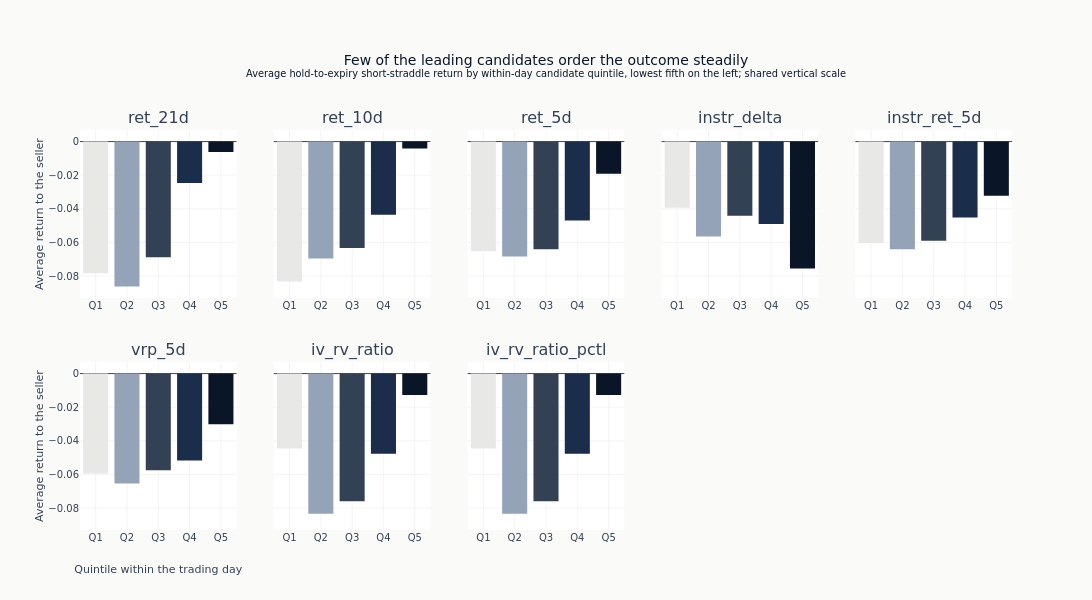

Notebook source saved alongside this figure:
### Markdown cell above
One panel per candidate, all on the same vertical scale so that a shallow profile
cannot be rescaled into a steep-looking one. Every candidate the diagnostic scored is
drawn rather than a selection of them, so the count above can be checked against the
chart. The bars darken from the lowest group to the highest, which orders the groups and
says nothing about which end is preferable.

The label is written from the seller's side throughout - `02_labels` defines it as the
premium collected less what the position costs to close, over the premium collected - so
a positive value is a profitable short straddle and a higher average is the better
outcome. Nearly every group here averages negative, which is the sample rather than the
convention: these two validation periods contain the volatility of early 2020.

### Code cell
if quantile_spreads:
    feats_to_show = list(quantile_spreads.keys())
    n_show = len(feats_to_show)
    n_cols = min(5, n_show)
    n_rows_fig = (n_show + n_cols - 1) // n_cols
    quintile_shades = [
        COLORS["silver_muted"],
        COLORS["recede"],
        COLORS["neutral"],
        COLORS["slate"],
        COLORS["blue"],
    ]
    # One vertical scale across the panels, so a shallow profile is not rescaled into a
    # steep-looking one, and it always includes zero, because a bar read against any
    # other baseline is a bar whose length means nothing.
    q_low = min(0.0, min(min(q["q_means"]) for q in quantile_spreads.values()))
    q_high = max(0.0, max(max(q["q_means"]) for q in quantile_spreads.values()))
    q_pad = 0.08 * (q_high - q_low or 1.0)

    fig = make_subplots(
        rows=n_rows_fig,
        cols=n_cols,
        subplot_titles=feats_to_show,
        shared_yaxes=True,
        vertical_spacing=0.16,
    )
    for idx, feat in enumerate(feats_to_show):
        r, c = divmod(idx, n_cols)
        q_means = quantile_spreads[feat]["q_means"]
        fig.add_trace(
            go.Bar(
                x=[f"Q{i + 1}" for i in range(len(q_means))],
                y=q_means,
                marker_color=quintile_shades[: len(q_means)],
                showlegend=False,
            ),
            row=r + 1,
            col=c + 1,
        )
    fig.update_layout(
        template="ml4t",
        height=300 * n_rows_fig,
        width=1150,
        title={
            "text": (
                "Few of the leading candidates order the outcome steadily"
                "<br><sup>Average hold-to-expiry short-straddle return by within-day candidate "
                "quintile, lowest fifth on the left; shared vertical scale</sup>"
            )
        },
        margin=dict(t=130, b=70),
    )
    fig.update_yaxes(range=[q_low - q_pad, q_high + q_pad])
    fig.update_xaxes(title_text="Quintile within the trading day", row=n_rows_fig, col=1)
    for row in range(1, n_rows_fig + 1):
        fig.update_yaxes(title_text="Average return to the seller", row=row, col=1)
    show_plotly_with_alt(
        fig,
        "Grid of small bar charts, one per leading candidate, each showing the average "
        "hold-to-expiry short-straddle return by within-day candidate quintile from Q1 on the "
        "left to Q5 on the right, on a shared vertical scale where every bar is negative. Only "
        "ret_10d orders the outcome without a reversal, rising from about -0.098 at Q1 to about "
        "-0.016 at Q5; ret_21d has the same shape but its first two bars are level, at about "
        "-0.095. instr_delta runs the other way, least negative at Q1 and most negative at Q5, "
        "but not steadily. The other seven reverse somewhere in the interior: ret_5d, "
        "instr_ret_5d, iv_rv_ratio and iv_rv_ratio_pctl are most negative at Q2, iv_mom_10d at "
        "Q3, and vrp_mom_10d and vrp_mom_5d at Q4, so their quintile ordering does not carry "
        "through.",
    )

### Figure 1 — Plotly figure (JSON) as saved in the notebook; plotly's stock layout.template omitted (floating-point values rounded to 4 significant figures)
{"data": [{"marker": {"color": ["#e8e8e6", "#94a3b8", "#334155", "#1a2d4a", "#0a1628"]}, "showlegend": false, "type": "bar", "x": ["Q1", "Q2", "Q3", "Q4", "Q5"], "xaxis": "x", "y": [-0.07832, -0.08618, -0.06881, -0.02464, -0.00625], "yaxis": "y"}, {"marker": {"color": ["#e8e8e6", "#94a3b8", "#334155", "#1a2d4a", "#0a1628"]}, "showlegend": false, "type": "bar", "x": ["Q1", "Q2", "Q3", "Q4", "Q5"], "xaxis": "x2", "y": [-0.08323, -0.06955, -0.06328, -0.04352, -0.004127], "yaxis": "y2"}, {"marker": {"color": ["#e8e8e6", "#94a3b8", "#334155", "#1a2d4a", "#0a1628"]}, "showlegend": false, "type": "bar", "x": ["Q1", "Q2", "Q3", "Q4", "Q5"], "xaxis": "x3", "y": [-0.06532, -0.06837, -0.064, -0.04696, -0.0192], "yaxis": "y3"}, {"marker": {"color": ["#e8e8e6", "#94a3b8", "#334155", "#1a2d4a", "#0a1628"]}, "showlegend": false, "type": "bar", "x": ["Q1", "Q2", "Q3", "Q4", "Q5"], "xaxis": "x4", "y": [-0.03944, -0.0565, -0.0442, -0.04903, -0.0755], "yaxis": "y4"}, {"marker": {"color": ["#e8e8e6", "#94a3b8", "#334155", "#1a2d4a", "#0a1628"]}, "showlegend": false, "type": "bar", "x": ["Q1", "Q2", "Q3", "Q4", "Q5"], "xaxis": "x5", "y": [-0.06037, -0.06406, -0.05899, -0.04512, -0.03219], "yaxis": "y5"}, {"marker": {"color": ["#e8e8e6", "#94a3b8", "#334155", "#1a2d4a", "#0a1628"]}, "showlegend": false, "type": "bar", "x": ["Q1", "Q2", "Q3", "Q4", "Q5"], "xaxis": "x6", "y": [-0.05951, -0.06541, -0.05758, -0.05164, -0.03017], "yaxis": "y6"}, {"marker": {"color": ["#e8e8e6", "#94a3b8", "#334155", "#1a2d4a", "#0a1628"]}, "showlegend": false, "type": "bar", "x": ["Q1", "Q2", "Q3", "Q4", "Q5"], "xaxis": "x7", "y": [-0.04457, -0.0834, -0.07592, -0.04769, -0.01282], "yaxis": "y7"}, {"marker": {"color": ["#e8e8e6", "#94a3b8", "#334155", "#1a2d4a", "#0a1628"]}, "showlegend": false, "type": "bar", "x": ["Q1", "Q2", "Q3", "Q4", "Q5"], "xaxis": "x8", "y": [-0.04457, -0.0834, -0.07592, -0.04769, -0.01282], "yaxis": "y8"}], "layout": {"annotations": [{"font": {"size": 16}, "showarrow": false, "text": "ret_21d", "x": 0.084, "xanchor": "center", "xref": "paper", "y": 1.0, "yanchor": "bottom", "yref": "paper"}, {"font": {"size": 16}, "showarrow": false, "text": "ret_10d", "x": 0.292, "xanchor": "center", "xref": "paper", "y": 1.0, "yanchor": "bottom", "yref": "paper"}, {"font": {"size": 16}, "showarrow": false, "text": "ret_5d", "x": 0.5, "xanchor": "center", "xref": "paper", "y": 1.0, "yanchor": "bottom", "yref": "paper"}, {"font": {"size": 16}, "showarrow": false, "text": "instr_delta", "x": 0.708, "xanchor": "center", "xref": "paper", "y": 1.0, "yanchor": "bottom", "yref": "paper"}, {"font": {"size": 16}, "showarrow": false, "text": "instr_ret_5d", "x": 0.916, "xanchor": "center", "xref": "paper", "y": 1.0, "yanchor": "bottom", "yref": "paper"}, {"font": {"size": 16}, "showarrow": false, "text": "vrp_5d", "x": 0.084, "xanchor": "center", "xref": "paper", "y": 0.42, "yanchor": "bottom", "yref": "paper"}, {"font": {"size": 16}, "showarrow": false, "text": "iv_rv_ratio", "x": 0.292, "xanchor": "center", "xref": "paper", "y": 0.42, "yanchor": "bottom", "yref": "paper"}, {"font": {"size": 16}, "showarrow": false, "text": "iv_rv_ratio_pctl", "x": 0.5, "xanchor": "center", "xref": "paper", "y": 0.42, "yanchor": "bottom", "yref": "paper"}], "height": 600, "margin": {"b": 70, "t": 130}, "title": {"text": "Few of the leading candidates order the outcome steadily<br><sup>Average hold-to-expiry short-straddle return by within-day candidate quintile, lowest fifth on the left; shared vertical scale</sup>"}, "width": 1150, "xaxis": {"anchor": "y", "domain": [0.0, 0.168]}, "xaxis10": {"anchor": "y10", "domain": [0.832, 1.0]}, "xaxis2": {"anchor": "y2", "domain": [0.208, 0.376]}, "xaxis3": {"anchor": "y3", "domain": [0.416, 0.584]}, "xaxis4": {"anchor": "y4", "domain": [0.624, 0.792]}, "xaxis5": {"anchor": "y5", "domain": [0.832, 1.0]}, "xaxis6": {"anchor": "y6", "domain": [0.0, 0.168], "title": {"text": "Quintile within the trading day"}}, "xaxis7": {"anchor": "y7", "domain": [0.208, 0.376]}, "xaxis8": {"anchor": "y8", "domain": [0.416, 0.584]}, "xaxis9": {"anchor": "y9", "domain": [0.624, 0.792]}, "yaxis": {"anchor": "x", "domain": [0.58, 1.0], "range": [-0.09307, 0.006894], "title": {"text": "Average return to the seller"}}, "yaxis10": {"anchor": "x10", "domain": [0.0, 0.42], "matches": "y6", "range": [-0.09307, 0.006894], "showticklabels": false}, "yaxis2": {"anchor": "x2", "domain": [0.58, 1.0], "matches": "y", "range": [-0.09307, 0.006894], "showticklabels": false}, "yaxis3": {"anchor": "x3", "domain": [0.58, 1.0], "matches": "y", "range": [-0.09307, 0.006894], "showticklabels": false}, "yaxis4": {"anchor": "x4", "domain": [0.58, 1.0], "matches": "y", "range": [-0.09307, 0.006894], "showticklabels": false}, "yaxis5": {"anchor": "x5", "domain": [0.58, 1.0], "matches": "y", "range": [-0.09307, 0.006894], "showticklabels": false}, "yaxis6": {"anchor": "x6", "domain": [0.0, 0.42], "range": [-0.09307, 0.006894], "title": {"text": "Average return to the seller"}}, "yaxis7": {"anchor": "x7", "domain": [0.0, 0.42], "matches": "y6", "range": [-0.09307, 0.006894], "showticklabels": false}, "yaxis8": {"anchor": "x8", "domain": [0.0, 0.42], "matches": "y6", "range": [-0.09307, 0.006894], "showticklabels": false}, "yaxis9": {"anchor": "x9", "domain": [0.0, 0.42], "matches": "y6", "range": [-0.09307, 0.006894], "showticklabels": false}}}
